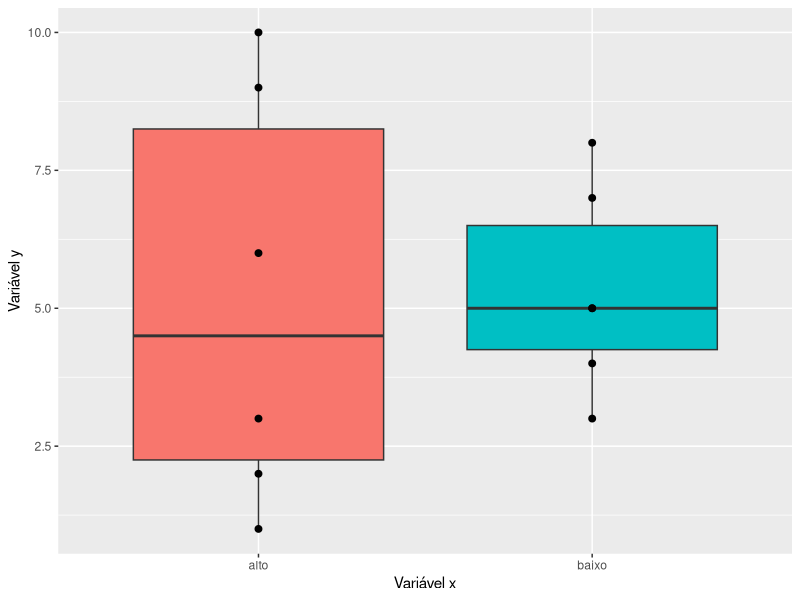
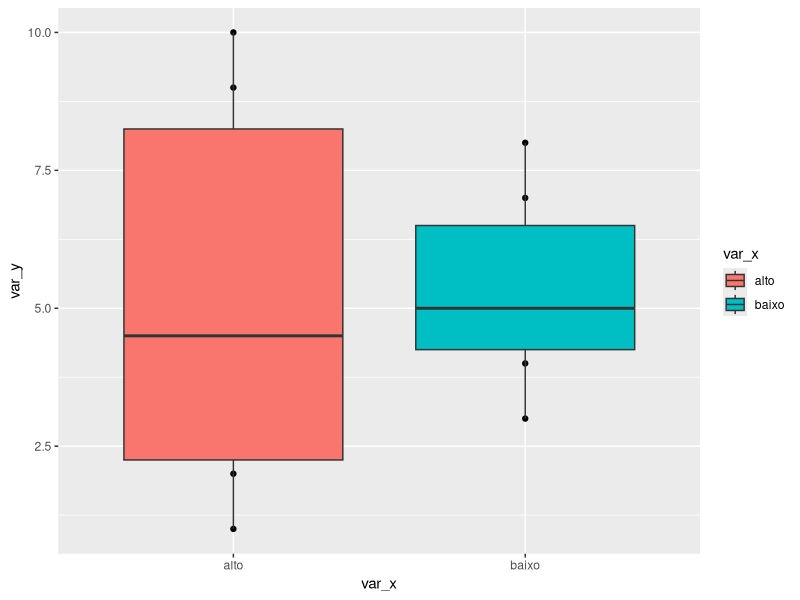
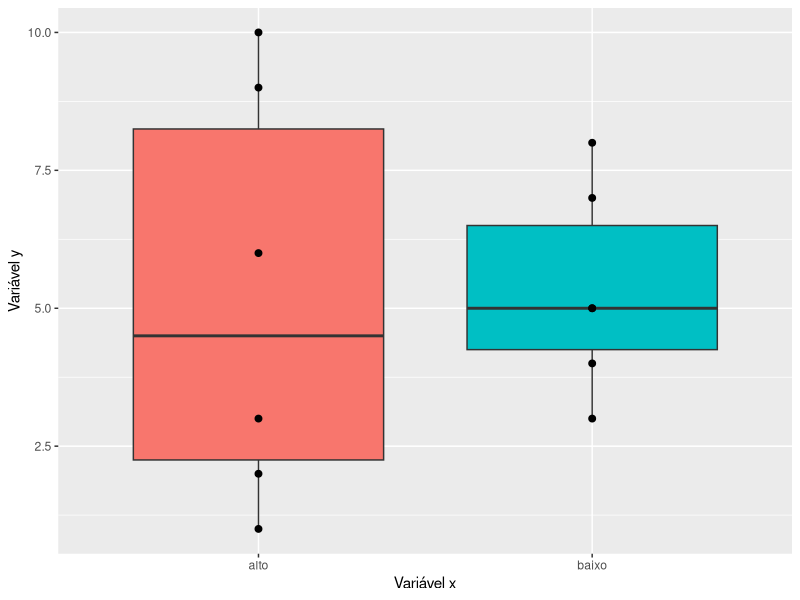
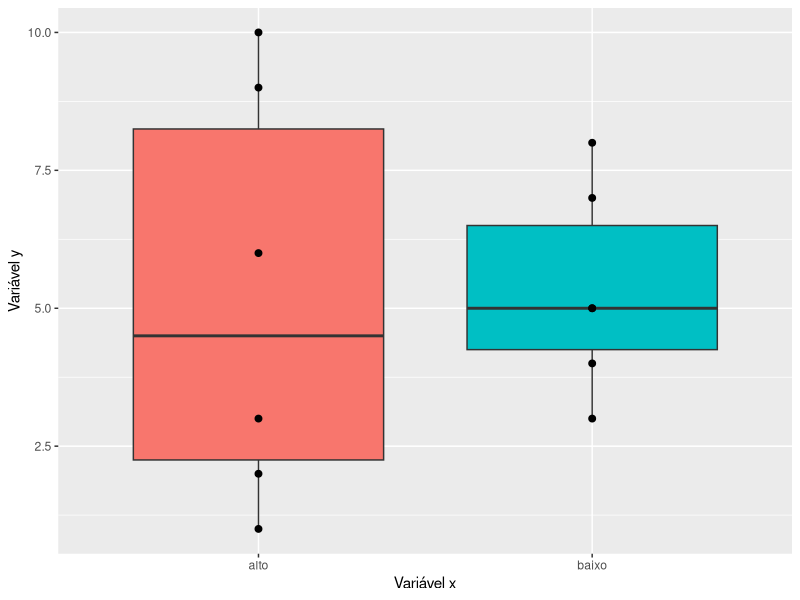

The R script that drew these images, in order:
## ---- chunk 1
var_x = c("alto", "alto", "alto", "alto", "alto", "alto",
          "baixo", "baixo", "baixo", "baixo", "baixo", "baixo")
var_y = c(2, 9, 1, 6, 10, 3, 5, 7, 4, 8, 3, 5)
vars = data.frame(var_x, var_y)

library(ggplot2)
ggplot(data = vars,
       aes(x = var_x, y = var_y, fill = var_x)) +
  geom_boxplot() +
  labs(x = "Variável x", y = "Variável y") +
  geom_point(size = 2) +
  theme(legend.position = "none")
## ---- chunk 2
#install.packages("ggplot2")
## ---- chunk 3
library(ggplot2)
## ---- chunk 4
var_x = c("alto", "alto", "alto", "alto", "alto", "alto",
          "baixo", "baixo", "baixo", "baixo", "baixo", "baixo")
var_y = c(2, 9, 1, 6, 10, 3, 5, 7, 4, 8, 3, 5)
## ---- chunk 5
# Produz o gráfico
grafico_caixas =
  qplot(x = var_x, y = var_y, fill = var_x) + # fill preenche as caixas com cores
  geom_boxplot()

# Visualiza o gráfico produzido
grafico_caixas
## ---- chunk 6
# Personaliza o gráfico
grafico_personalizado = 
  grafico_caixas + # Aproveita o gráfico já produzido
  labs(x = "Variável x", y = "Variável y") + # Altera o nome dos eixos x e y
  geom_point(size = 2) + # Aumenta o tamanho dos pontos
  theme(legend.position = "none") # Não mostra a legenda para as cores

# Visualiza o gráfico personalizado
grafico_personalizado
## ---- chunk 7
ggsave(grafico_personalizado, # gráfico a ser salvo
       filename = "graficoR.jpg") # nome escolhido para o arquivo
## ---- chunk 8
getwd()
